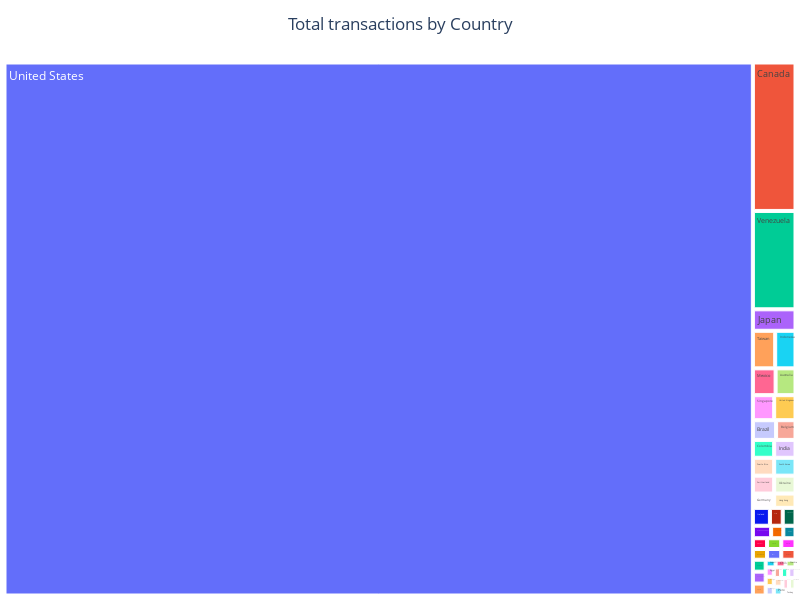

Source (notebook cell):
### Code cell
fig = px.treemap(data, path=['country'], values='transactions',
                  color_continuous_midpoint=np.average(data['transactions'], weights=data['transactions']))

fig.update_layout(
                  height=600, width=800, margin={"t":40,"b":0,"l":0, "r":0, "pad":0},

                  title={
                        'text': "Total transactions by Country",
                        'y':0.97,
                        'x':0.5,
                        'xanchor': 'center',
                        'yanchor': 'top'},
                )
fig.show()

### Figure 1 — Plotly figure (JSON) as saved in the notebook; plotly's stock layout.template omitted (floating-point values rounded to 4 significant figures; data arrays with more than 128 entries replaced by an {"elided": "..."} marker saying what was removed)
{"data": [{"branchvalues": "total", "domain": {"x": [0, 1], "y": [0, 1]}, "hovertemplate": "labels=%{label}<br>transactions=%{value}<br>parent=%{parent}<br>id=%{id}<extra></extra>", "ids": {"elided": "213 str values"}, "labels": {"elided": "213 str values"}, "name": "", "parents": {"elided": "213 str values"}, "type": "treemap", "values": {"elided": "213 int values"}}], "layout": {"height": 600, "legend": {"tracegroupgap": 0}, "margin": {"b": 0, "l": 0, "pad": 0, "r": 0, "t": 40}, "title": {"text": "Total transactions by Country", "x": 0.5, "xanchor": "center", "y": 0.97, "yanchor": "top"}, "width": 800}}
